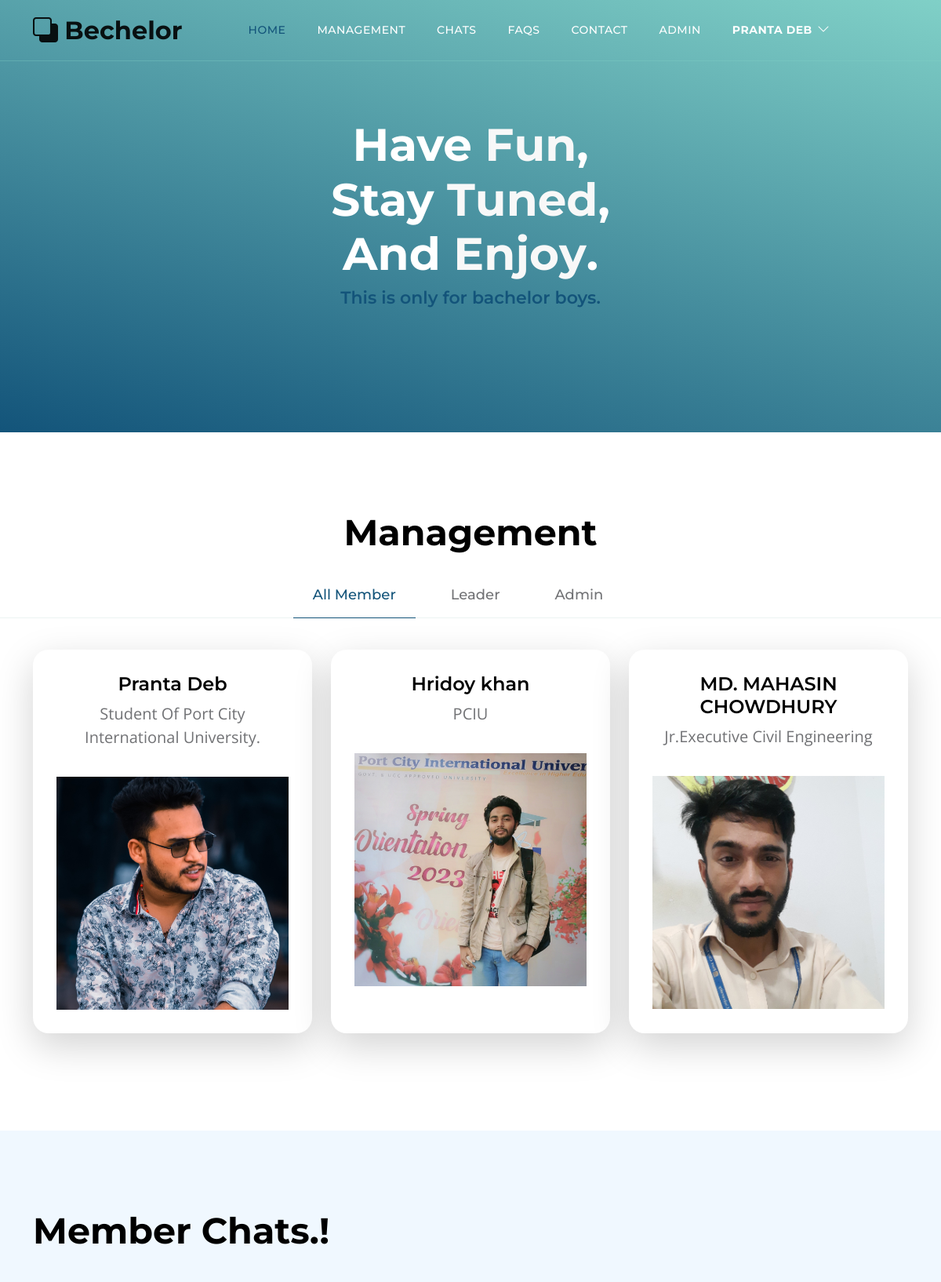
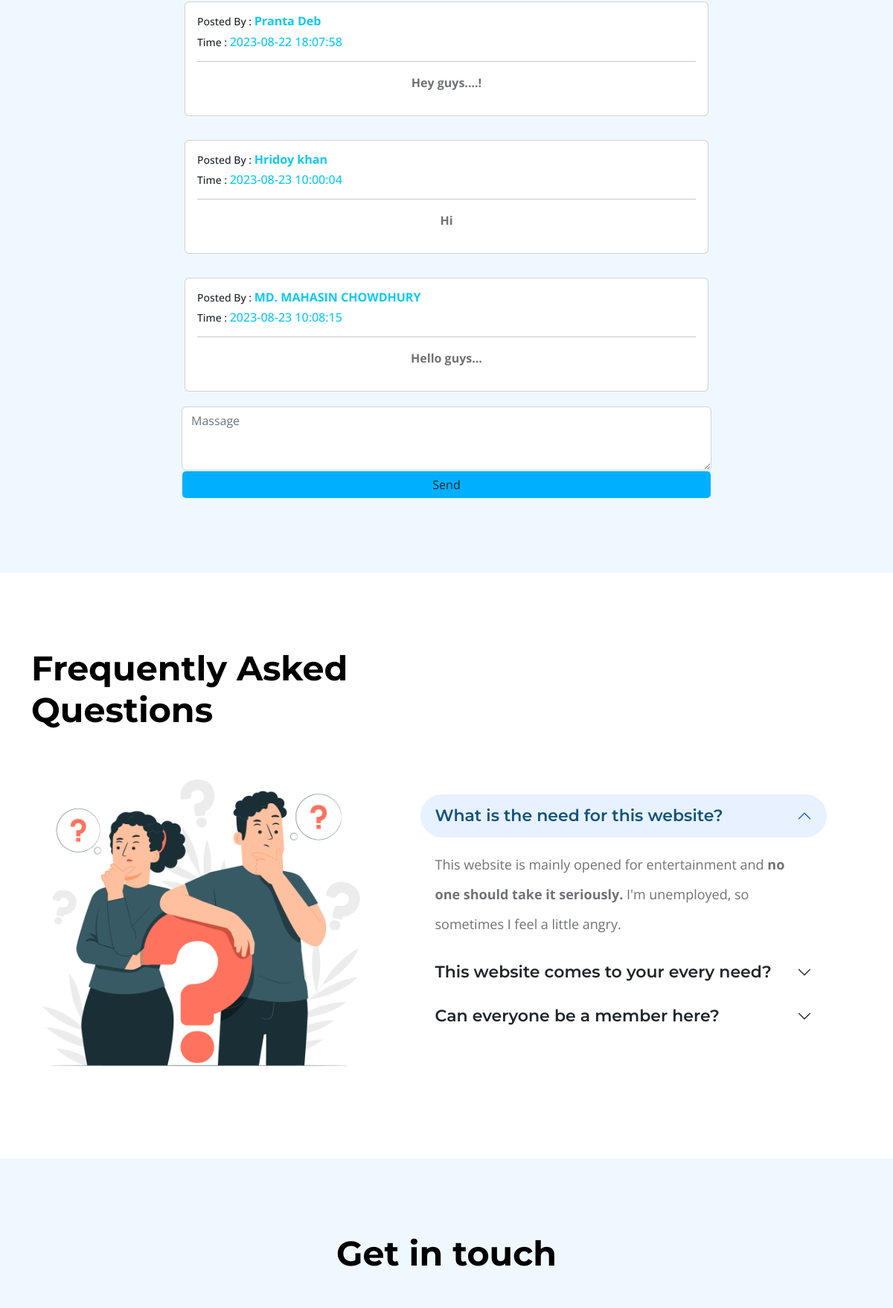
The page / (signed in, upper part) on the database its author committed (2 pictures, top to bottom).
### tables this page shows
CREATE TABLE `users` (
  `id` int(11) NOT NULL,
  `name` varchar(128) NOT NULL,
  `phone` varchar(32) NOT NULL,
  `password` varchar(128) NOT NULL,
  `title` varchar(512) NOT NULL,
  `image` varchar(512) NOT NULL,
  `role` set('admin','member','leader','unknown') NOT NULL,
  `created_at` timestamp NOT NULL DEFAULT CURRENT_TIMESTAMP
);

CREATE TABLE `chats` (
  `id` int(111) NOT NULL,
  `users_id` int(11) NOT NULL,
  `massage` varchar(512) NOT NULL,
  `created_at` timestamp NOT NULL DEFAULT CURRENT_TIMESTAMP ON UPDATE CURRENT_TIMESTAMP
);

### index.php (the view, shortened to what this page needs)
<?php
require "php/dbConfig.php";
?>
<!doctype html>
<html lang="en">
<head>
    <link href="css/bootstrap.min.css" rel="stylesheet">
    <link href="css/bootstrap-icons.css" rel="stylesheet">
    <link href="css/templatemo-topic-listing.css" rel="stylesheet">
    <link rel="stylesheet" href="css/customize.css">
    <link rel="stylesheet" href="css/textanimate.css">
    <link rel="stylesheet" href="css/sweetalert2.min.css">
</head>
<body id="top">
    <main id="main-content">
        <?php include "components/navbarindex.php"; ?>
        <section class="hero-section d-flex justify-content-center align-items-center" id="section_1">
            <div class="container">
                <div class="row">
                    <div class="col-lg-8 col-12 mx-auto">
                        <h1 class="text-white text-center">Have <span class="rotate"><span>F</span><span>u</span><span>n</span></span>,<br> Stay <span class="rotate"><span>T</span><span>u</span><span>n</span><span>e</span><span>d</span></span>, <br> And <span class="rotate"><span>E</span><span>n</span><span>j</span><span>o</span><span>y</span>.</span></h1>
                        <h6 class="text-center">This is only for bachelor boys.</h6>
                    </div>
                </div>
            </div>
        </section>
        <section class="explore-section section-padding" id="section_2">
            <div class="container">
                <div class="col-12 text-center">
                    <h2 class="mb-4">Management</h1>
                </div>
            </div>
            <div class="container-fluid">
                <div class="row">
                    <ul class="nav nav-tabs" id="myTab" role="tablist">
                        <li class="nav-item" role="presentation">
                            <button class="nav-link active" id="design-tab" data-bs-toggle="tab" data-bs-target="#design-tab-pane" type="button" role="tab" aria-controls="design-tab-pane" aria-selected="true">All Member</button>
                        </li>
                        <li class="nav-item" role="presentation">
                            <button class="nav-link" id="marketing-tab" data-bs-toggle="tab" data-bs-target="#marketing-tab-pane" type="button" role="tab" aria-controls="marketing-tab-pane" aria-selected="false">Leader</button>
                        </li>
                        <li class="nav-item" role="presentation">
                            <button class="nav-link" id="finance-tab" data-bs-toggle="tab" data-bs-target="#finance-tab-pane" type="button" role="tab" aria-controls="finance-tab-pane" aria-selected="false">Admin</button>
                        </li>
                    </ul>
                </div>
            </div>
            <div class="container">
                <div class="row">
                    <div class="col-12">
                        <div class="tab-content" id="myTabContent">
                            <div class="tab-pane fade show active" id="design-tab-pane" role="tabpanel" aria-labelledby="design-tab" tabindex="0">
                                <div class="row">
                                    <?php
                                    $selectAll = "SELECT * FROM users WHERE 1";
                                    $AllQuery = $db->query($selectAll);
                                    while ($All = $AllQuery->fetch_assoc()) {
                                        echo '<div class="col-lg-4 col-md-6 col-12 mb-4 mb-lg-4">
                                        <div class="custom-block bg-white shadow-lg">
                                            <a href="memberPofile.php?id=' . $All['id'] . '">
                                                <div class="">
                                                    <div class="text-center">
                                                        <h5 class="mb-2 text-center">' . $All['name'] . '</h5>
                                                        <p class="mb-0 text-center">' . $All['title'] . '</p>
                                                    </div>
                                                </div>
                                                <img src="images/' . $All['image'] . '" class="custom-block-image img-fluid">
                                            </a>
                                        </div>
                                    </div>';
                                    };
                                    ?>
                                </div>
                            </div>
                        </div>
                    </div>
                </div>
        </section>
        <section class="faq-section section-padding section-bg" id="section_3">
            <div class="container">
                <div class="row">
                    <div class="col-lg-6 col-12">
                        <h2 class="mb-4">Member Chats.!</h2>
                    </div>
                    <div class="col-lg-8 col-12 m-auto" style="height: 100%;">
                        <div class="card overflow-scroll flex-column-reverse" style="width: 100%; max-height: 600px; background-color: transparent !important; border: none;">
                            <?php
                            $selectQ2 = "select chats.*, users.name as name from chats,users where chats.users_id=users.id order by chats.created_at desc";
                            $member2 = $db->query($selectQ2);
                            while ($memberRow2 = $member2->fetch_assoc()) {
                                echo '<div class="card-body">
                                <div class="card" style="width: 100%;">
                                    <div class="card-body">
                                        <div>
                                            <p class="text-dark h6"><small>Posted By : <span class="text-info fw-bold h6">' . $memberRow2['name'] . '</span></small>
                                            </p>
                                            <p class="text-dark h6"><small>Time : <span class="text-info h6">' . $memberRow2['created_at'] . '</small></span>
                                            </p>
                                        </div>
                                        <hr>
                                        <p class="fs-6 fw-bold text-center">' . $memberRow2['massage'] . '</p>
                                    </div>
                                </div>
                            </div>';
                            };
                            ?>
                        </div>
                        <div class="chatmgsbtn">
                            <form action="php/chats.php" method="post" enctype="multipart/form-data">
                                <div class="container mt-1" style="width: 100%;">
                                    <div class="row">
                                        <div class="col-12">
                                            <textarea class="form-control" id="" rows="3" name="chatsmgs" placeholder="Massage"></textarea>
                                            <button type="submit" name="chats" class="form-control btn">Send</button>
                                        </div>
                                    </div>
                                </div>
                            </form>
                        </div>
                    </div>
                </div>
            </div>
        </section>
        <section class="faq-section section-padding" id="section_4">
            <div class="container">
                <div class="row">
                    <div class="col-lg-6 col-12">
                        <h2 class="mb-4">Frequently Asked Questions</h2>
                    </div>
                    <div class="col-lg-5 col-12">
                        <img src="images/faq_graphic.jpg" class="img-fluid" alt="FAQs">
                    </div>
                    <div class="col-lg-6 col-12 m-auto">
                        <div class="accordion" id="accordionExample">
                            <div class="accordion-item">
                                <h2 class="accordion-header" id="headingOne">
                                    <button class="accordion-button" type="button" data-bs-toggle="collapse" data-bs-target="#collapseOne" aria-expanded="true" aria-controls="collapseOne">
                                        What is the need for this website?
                                    </button>
                                </h2>
                                <div id="collapseOne" class="accordion-collapse collapse show" aria-labelledby="headingOne" data-bs-parent="#accordionExample">
                                    <div class="accordion-body">This website is mainly opened for entertainment and
                                        <strong>no one should take it seriously.</strong> I'm unemployed, so sometimes I
                                        feel a little angry.
                                    </div>
                                </div>
                            </div>
                            <div class="accordion-item">
                                <h2 class="accordion-header" id="headingTwo">
                                    <button class="accordion-button collapsed" type="button" data-bs-toggle="collapse" data-bs-target="#collapseTwo" aria-expanded="false" aria-controls="collapseTwo">
                                        This website comes to your every need?
                                    </button>
                                </h2>
                            </div>
                            <div class="accordion-item">
                                <h2 class="accordion-header" id="headingThree">
                                    <button class="accordion-button collapsed" type="button" data-bs-toggle="collapse" data-bs-target="#collapseThree" aria-expanded="false" aria-controls="collapseThree">
                                        Can everyone be a member here?
                                    </button>
                                </h2>
                            </div>
                        </div>
                    </div>
                </div>
            </div>
        </section>
        <section class="contact-section section-padding section-bg" id="section_5">
            <div class="container">
                <div class="row">
                    <div class="col-lg-12 col-12 text-center">
                        <h2 class="mb-5">Get in touch</h2>
                    </div>
                </div>
            </div>
        </section>
    </main>
</body>
</html>

### css/templatemo-topic-listing.css (style rules this page uses)
:root { --white-color: #ffffff; --primary-color: #13547a; --secondary-color: #80d0c7; --section-bg-color: #f0f8ff; --custom-btn-bg-color: #80d0c7; --custom-btn-bg-hover-color: #13547a; --dark-color: #000000; --p-color: #717275; --border-color: #7fffd4; --link-hover-color: #13547a; --body-font-family: 'Open Sans', sans-serif; --title-font-family: 'Montserrat', sans-serif; --h1-font-size: 58px; --h2-font-size: 46px; --h3-font-size: 32px; --h4-font-size: 28px; --h5-font-size: 24px; --h6-font-size: 22px; --p-font-size: 20px; --menu-font-size: 14px; --btn-font-size: 18px; --copyright-font-size: 16px; --border-radius-large: 100px; --border-radius-medium: 20px; --border-radius-small: 10px; --font-weight-normal: 400; --font-weight-medium: 500; --font-weight-semibold: 600; --font-weight-bold: 700; }
body { background-color: var(--white-color); font-family: var(--body-font-family); }
h2, h3, h4, h5, h6 { color: var(--dark-color); }
h1, h2, h3, h4, h5, h6 { font-family: var(--title-font-family); font-weight: var(--font-weight-semibold); }
h1 { font-size: var(--h1-font-size); font-weight: var(--font-weight-bold); }
h2 { font-size: var(--h2-font-size); font-weight: var(--font-weight-bold); }
h5 { font-size: var(--h5-font-size); }
h6 { color: var(--primary-color); font-size: var(--h6-font-size); }
p { color: var(--p-color); font-size: var(--p-font-size); font-weight: var(--font-weight-normal); }
ul li { color: var(--p-color); font-size: var(--p-font-size); font-weight: var(--font-weight-normal); }
a, button { touch-action: manipulation; transition: all 0.3s; }
a { display: inline-block; color: var(--primary-color); text-decoration: none; }
b, strong { font-weight: var(--font-weight-bold); }
.section-padding { padding-top: 100px; padding-bottom: 100px; }
.section-bg { background-color: var(--section-bg-color); }
.tab-content { background-color: var(--white-color); border-radius: var(--border-radius-medium); }
.nav-tabs { border-bottom: 1px solid #ecf3f2; margin-bottom: 40px; justify-content: center; }
.nav-tabs .nav-link { border-radius: 0; border-top: 0; border-right: 0; border-left: 0; color: var(--p-color); font-family: var(--title-font-family); font-size: var(--btn-font-size); font-weight: var(--font-weight-medium); padding: 15px 25px; transition: all 0.3s; }
.nav-tabs .nav-link:first-child { margin-right: 20px; }
.nav-tabs .nav-item.show .nav-link, .nav-tabs .nav-link.active, .nav-tabs .nav-link:focus, .nav-tabs .nav-link:hover { border-bottom-color: var(--primary-color); color: var(--primary-color); }
.chatmgsbtn .container button { background-color: #00B0FF; }
.hero-section { background-image: linear-gradient(15deg, #13547a 0%, #80d0c7 100%); position: relative; overflow: hidden; padding-top: 150px; padding-bottom: 150px; }
.custom-block { border-radius: var(--border-radius-medium); position: relative; overflow: hidden; padding: 30px; transition: all 0.3s ease; height: 100%; }
.custom-block>a { width: 100%; }
.custom-block-image { display: block; width: 100%; height: 297px; object-fit: cover; margin-top: 35px; }
.faq-section .accordion-item { border: 0; }
.faq-section .accordion-button { font-size: var(--h6-font-size); font-weight: var(--font-weight-semibold); }
.faq-section .accordion-item:first-of-type .accordion-button { border-radius: var(--border-radius-large); }
.faq-section .accordion-button:not(.collapsed) { border-radius: var(--border-radius-large); box-shadow: none; color: var(--primary-color); }
.faq-section .accordion-body { color: var(--p-color); font-size: var(--btn-font-size); line-height: 40px; }

### css/customize.css (style rules this page uses)
:root { --white-color: #ffffff; --primary-color: #13547a; --secondary-color: #80d0c7; --section-bg-color: #f0f8ff; --custom-btn-bg-color: #80d0c7; --custom-btn-bg-hover-color: #13547a; --dark-color: #000000; --p-color: #717275; --border-color: #7fffd4; --link-hover-color: #13547a; }
#main-content { display: none; }

### rows shown on the page
users: name "Pranta Deb", title "Student Of Port City International University.", image (picture)
users: name "Hridoy khan", title "PCIU", image (picture)
users: name "MD. MAHASIN CHOWDHURY", title "Jr.Executive Civil Engineering", image (picture)
chats: users.name "MD. MAHASIN CHOWDHURY", created_at "2023-08-23 10:08:15", massage "Hello guys..."
chats: users.name "Hridoy khan", created_at "2023-08-23 10:00:04", massage "Hi"
chats: users.name "Pranta Deb", created_at "2023-08-22 18:07:58", massage "Hey guys....!"

### other values the page prints
$_SESSION['name'] "PRANTA DEB"
